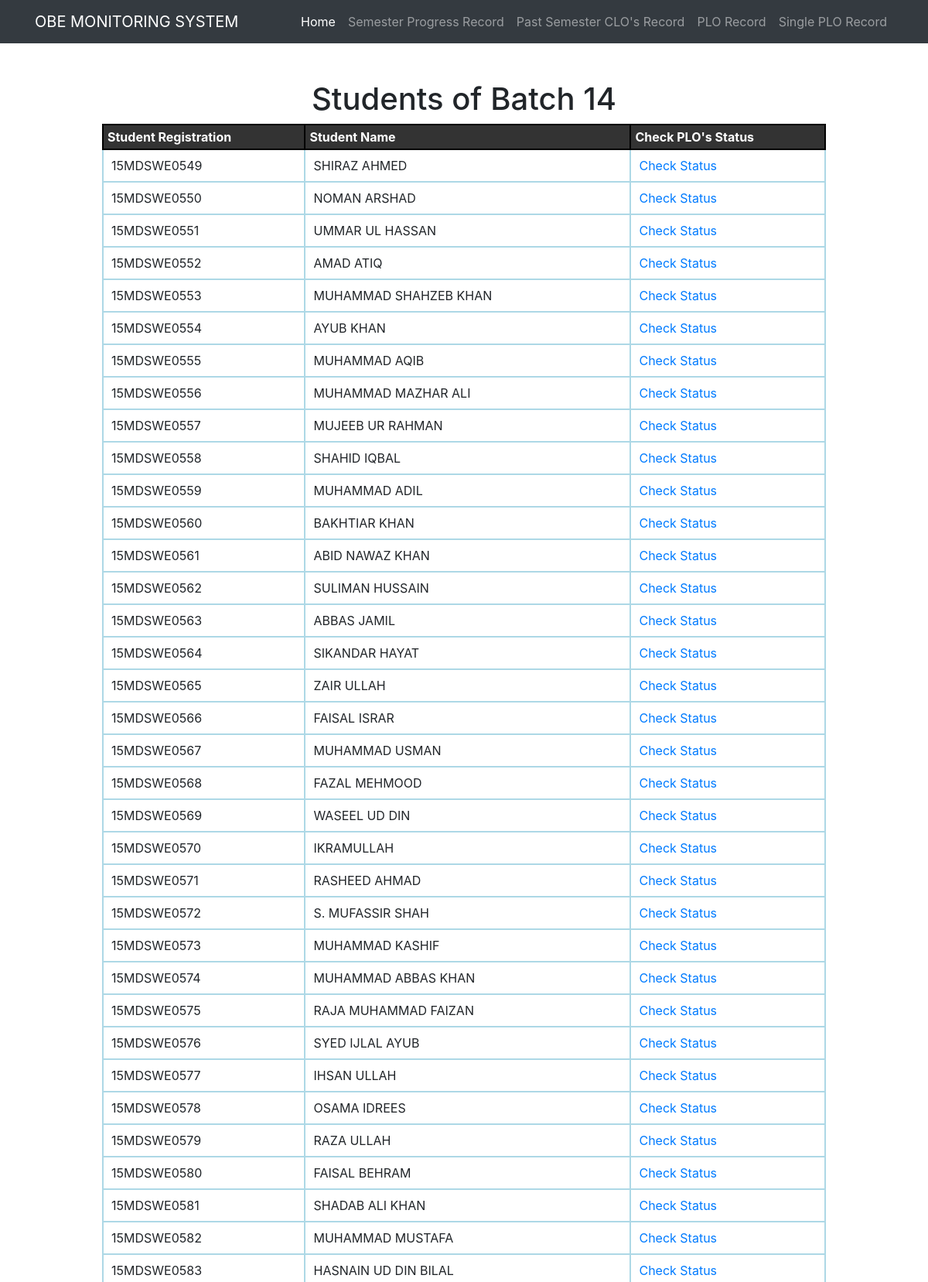
Screenshot of /ploData.php?batch=14 (upper part) with the database file from the repository.
### tables this page shows
CREATE TABLE `student` (
  `std_id` int(10) NOT NULL,
  `std_regno` varchar(255) NOT NULL,
  `std_batch` int(3) NOT NULL,
  `std_name` varchar(255) NOT NULL,
  `std_dept` varchar(255) NOT NULL DEFAULT 'CSE',
  `stream` varchar(255) DEFAULT NULL
);

### ploData.php (the view)
<link rel = 'stylesheet' type='text/css' media='screen' href='index.css' />
    <link rel="stylesheet" type="text/css" href="courses.css" />
<?php
	require('connection.php');
	require('navbar.php');
	$batch = $_GET['batch'];
	$studentSelection = "SELECT * FROM student WHERE std_batch = '$batch'";
	$result = mysqli_query($conn,$studentSelection);
	echo "<div id='student'> <h1 style='text-align:center;'> Students of Batch $batch</h1> <table style='border: 1px solid blue' id='ploTable'> <tr> <th> Student Registration </th> <th> Student Name </th> <th> Check PLO's Status </th></tr>";
	while ($row = mysqli_fetch_assoc($result)) {
		echo "<tr> <td>{$row['std_regno']}</td><td> {$row['std_name']} </td><td> <a href='ploRecord.php?std_batch=$batch&id=$row[std_id]'> Check Status </a></tr>";
	}
	echo '</table></div>';
	?>

### index.css (style rules this page uses)
* { margin: 0; padding: 0; }
table { border-collapse:collapse; }

### courses.css (style rules this page uses)
td { padding:0.5%; }
#student { width: 80%; margin-top: 3%; margin-left: 10%; padding: 1%; }
#ploTable { width: 100%; }
#ploTable td { border: 2px solid lightblue; padding:10px; }
#ploTable th { border: 2px solid black; padding:5px; background:rgba(0,0,0,0.8); color: white; }
#ploTable a { display: block; text-decoration: none; }

### rows the page displays
student: std_regno "15MDSWE0549", std_name "SHIRAZ AHMED"
student: std_regno "15MDSWE0550", std_name "NOMAN ARSHAD"
student: std_regno "15MDSWE0551", std_name "UMMAR UL HASSAN"
student: std_regno "15MDSWE0552", std_name "AMAD ATIQ"
student: std_regno "15MDSWE0553", std_name "MUHAMMAD SHAHZEB KHAN"
student: std_regno "15MDSWE0554", std_name "AYUB KHAN"
student: std_regno "15MDSWE0555", std_name "MUHAMMAD AQIB"
student: std_regno "15MDSWE0556", std_name "MUHAMMAD MAZHAR ALI"
student: std_regno "15MDSWE0557", std_name "MUJEEB UR RAHMAN"
student: std_regno "15MDSWE0558", std_name "SHAHID IQBAL"
student: std_regno "15MDSWE0559", std_name "MUHAMMAD ADIL"
student: std_regno "15MDSWE0560", std_name "BAKHTIAR KHAN"
student: std_regno "15MDSWE0561", std_name "ABID NAWAZ KHAN"
student: std_regno "15MDSWE0562", std_name "SULIMAN HUSSAIN"
student: std_regno "15MDSWE0563", std_name "ABBAS JAMIL"
student: std_regno "15MDSWE0564", std_name "SIKANDAR HAYAT"
student: std_regno "15MDSWE0565", std_name "ZAIR ULLAH"
student: std_regno "15MDSWE0566", std_name "FAISAL ISRAR"
student: std_regno "15MDSWE0567", std_name "MUHAMMAD USMAN"
student: std_regno "15MDSWE0568", std_name "FAZAL MEHMOOD"
student: std_regno "15MDSWE0569", std_name "WASEEL UD DIN"
student: std_regno "15MDSWE0570", std_name "IKRAMULLAH"
student: std_regno "15MDSWE0571", std_name "RASHEED AHMAD"
student: std_regno "15MDSWE0572", std_name "S. MUFASSIR SHAH"
student: std_regno "15MDSWE0573", std_name "MUHAMMAD KASHIF"
student: std_regno "15MDSWE0574", std_name "MUHAMMAD ABBAS KHAN"
student: std_regno "15MDSWE0575", std_name "RAJA MUHAMMAD FAIZAN"
student: std_regno "15MDSWE0576", std_name "SYED IJLAL AYUB"
student: std_regno "15MDSWE0577", std_name "IHSAN ULLAH"
student: std_regno "15MDSWE0578", std_name "OSAMA IDREES"
student: std_regno "15MDSWE0579", std_name "RAZA ULLAH"
student: std_regno "15MDSWE0580", std_name "FAISAL BEHRAM"
student: std_regno "15MDSWE0581", std_name "SHADAB ALI KHAN"
student: std_regno "15MDSWE0582", std_name "MUHAMMAD MUSTAFA"
student: std_regno "15MDSWE0583", std_name "HASNAIN UD DIN BILAL"

### other values shown
$batch "14"
